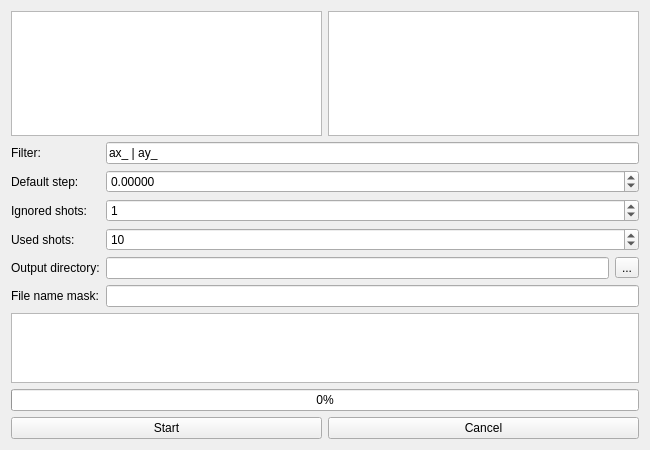
<?xml version="1.0" encoding="UTF-8"?>
<ui version="4.0">
 <class>OpticResponseMeasureWidget</class>
 <widget class="QWidget" name="OpticResponseMeasureWidget">
  <property name="geometry">
   <rect>
    <x>0</x>
    <y>0</y>
    <width>650</width>
    <height>450</height>
   </rect>
  </property>
  <property name="windowTitle">
   <string>ORM scan</string>
  </property>
  <layout class="QVBoxLayout" stretch="2,0,1">
   <item>
    <layout class="QHBoxLayout" stretch="1,1">
     <item>
      <widget class="TableView" name="monitorTable"/>
     </item>
     <item>
      <widget class="TableView" name="opticsTable"/>
     </item>
    </layout>
   </item>
   <item>
    <layout class="QFormLayout">
     <item row="3" column="0">
      <widget class="QLabel">
       <property name="text">
        <string>Ignored shots:</string>
       </property>
      </widget>
     </item>
     <item row="3" column="1">
      <widget class="QSpinBox" name="numIgnoredSpinBox">
       <property name="value">
        <number>1</number>
       </property>
      </widget>
     </item>
     <item row="4" column="0">
      <widget class="QLabel">
       <property name="text">
        <string>Used shots:</string>
       </property>
      </widget>
     </item>
     <item row="4" column="1">
      <widget class="QSpinBox" name="numUsedSpinBox">
       <property name="minimum">
        <number>1</number>
       </property>
       <property name="value">
        <number>10</number>
       </property>
      </widget>
     </item>
     <item row="5" column="0">
      <widget class="QLabel">
       <property name="text">
        <string>Output directory:</string>
       </property>
      </widget>
     </item>
     <item row="5" column="1">
      <layout class="QHBoxLayout">
       <item>
        <widget class="QLineEdit" name="folderEdit">
         <property name="readOnly">
          <bool>true</bool>
         </property>
        </widget>
       </item>
       <item>
        <widget class="QToolButton" name="folderButton">
         <property name="text">
          <string>...</string>
         </property>
        </widget>
       </item>
      </layout>
     </item>
     <item row="6" column="0">
      <widget class="QLabel">
       <property name="text">
        <string>File name mask:</string>
       </property>
      </widget>
     </item>
     <item row="6" column="1">
      <widget class="QLineEdit" name="fileEdit">
       <property name="readOnly">
        <bool>true</bool>
       </property>
      </widget>
     </item>
     <item row="1" column="0">
      <widget class="QLabel">
       <property name="text">
        <string>Filter:</string>
       </property>
      </widget>
     </item>
     <item row="1" column="1">
      <widget class="QLineEdit" name="filterEdit">
       <property name="text">
        <string>ax_ | ay_</string>
       </property>
      </widget>
     </item>
     <item row="2" column="0">
      <widget class="QLabel">
       <property name="text">
        <string>Default step:</string>
       </property>
      </widget>
     </item>
     <item row="2" column="1">
      <widget class="QDoubleSpinBox" name="defaultSpinBox">
       <property name="decimals">
        <number>5</number>
       </property>
       <property name="singleStep">
        <double>0.000100000000000</double>
       </property>
       <property name="minimum">
        <number>-1000</number>
       </property>
       <property name="maximum">
        <number>1000</number>
       </property>
      </widget>
     </item>
    </layout>
   </item>
   <item>
    <layout class="QVBoxLayout">
     <item>
      <widget class="QPlainTextEdit" name="logEdit">
       <property name="readOnly">
        <bool>true</bool>
       </property>
      </widget>
     </item>
     <item>
      <widget class="QProgressBar" name="progressBar">
       <property name="value">
        <number>0</number>
       </property>
      </widget>
     </item>
     <item>
      <layout class="QHBoxLayout">
       <item>
        <widget class="QPushButton" name="startButton">
         <property name="text">
          <string>Start</string>
         </property>
        </widget>
       </item>
       <item>
        <widget class="QPushButton" name="cancelButton">
         <property name="text">
          <string>Cancel</string>
         </property>
        </widget>
       </item>
      </layout>
     </item>
    </layout>
   </item>
  </layout>
 </widget>
 <customwidgets>
  <customwidget>
   <class>TableView</class>
   <extends>QTableView</extends>
   <header>madgui/widget/tableview.h</header>
  </customwidget>
 </customwidgets>
 <resources/>
 <connections/>
</ui>
